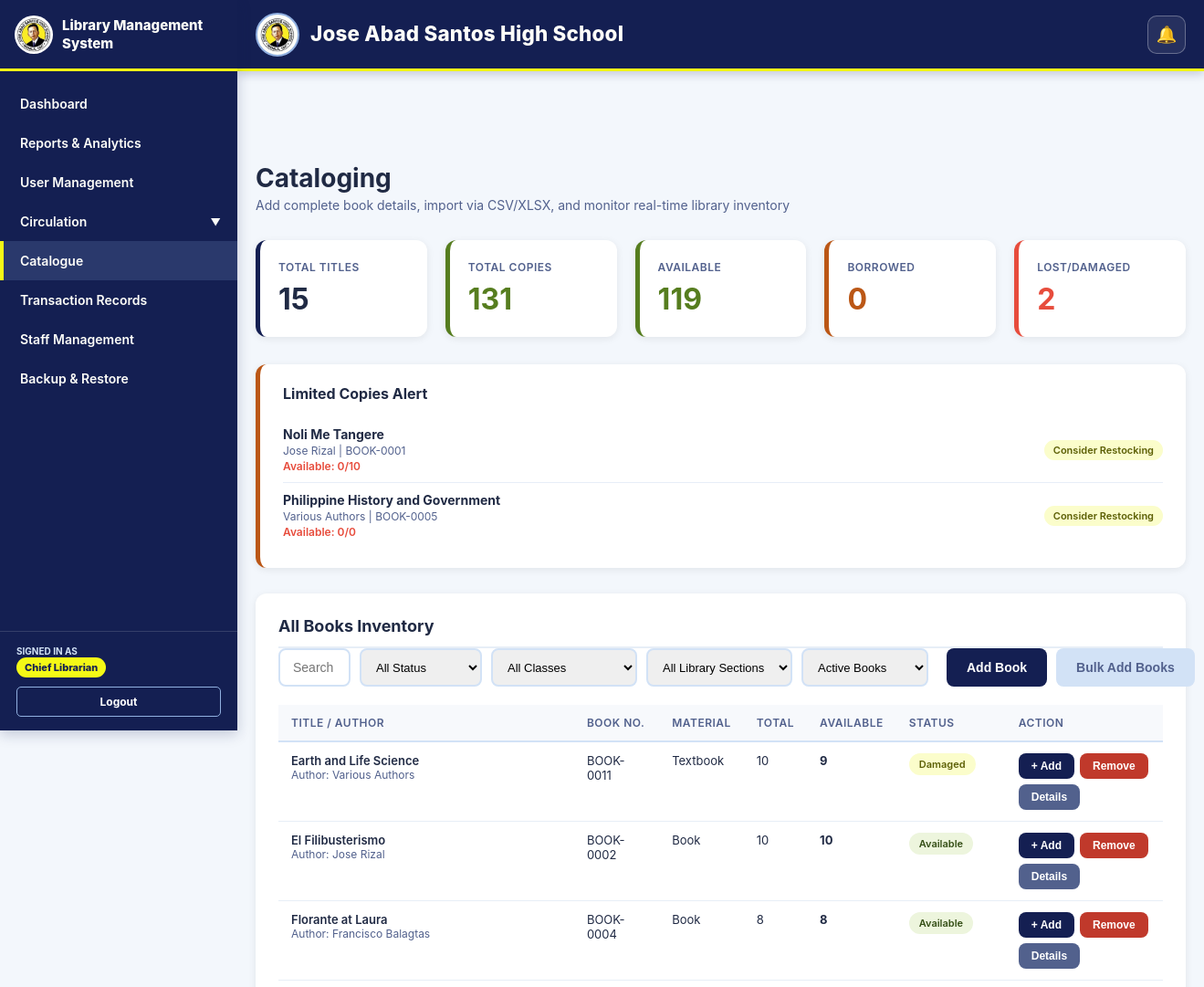
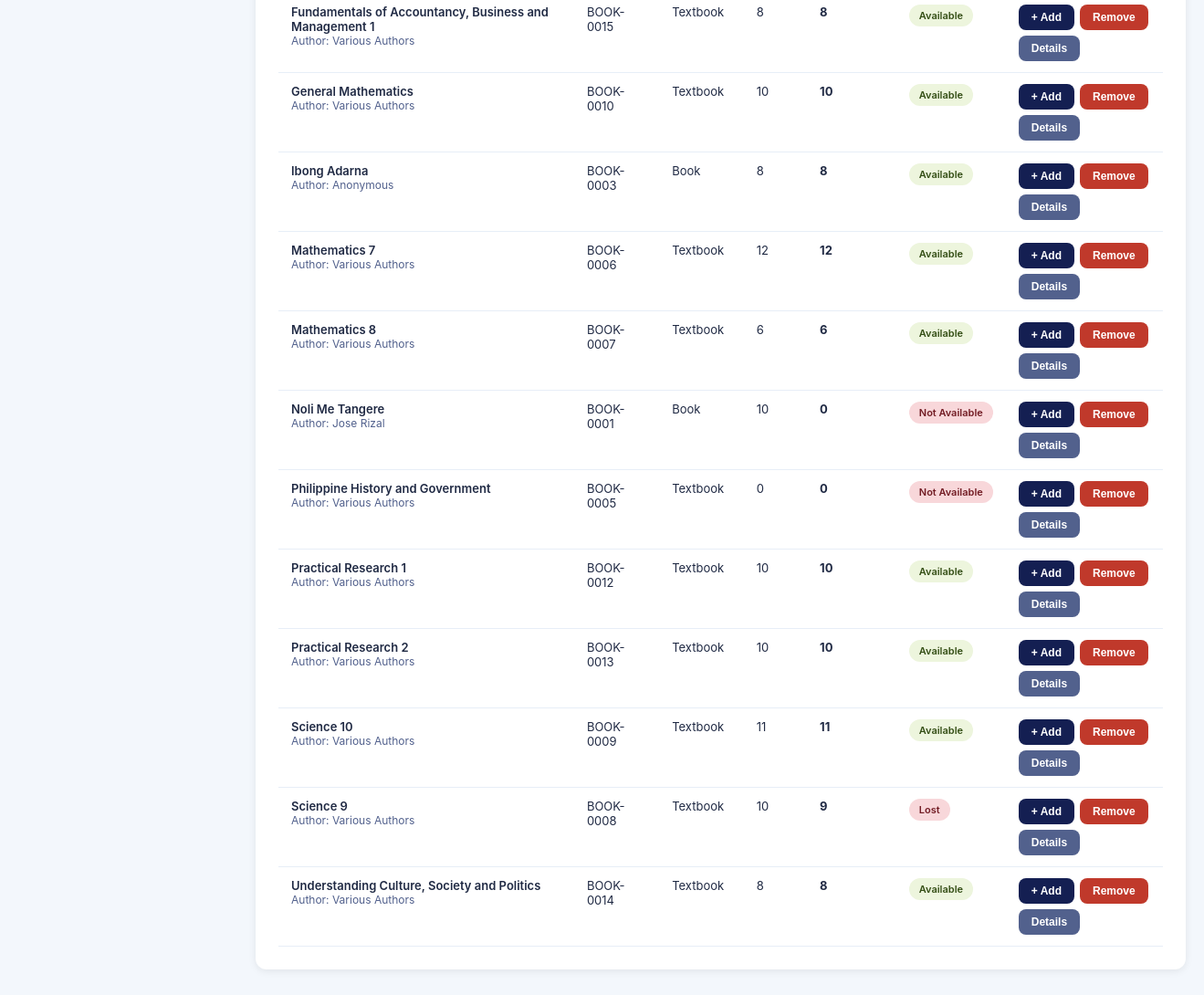
The page /admin/inventory.php (signed in) on the database its author committed (2 pictures, top to bottom).
### tables this page shows
CREATE TABLE `books` (
  `book_id` int NOT NULL,
  `title` varchar(255) NOT NULL,
  `author` varchar(255) NOT NULL,
  `co_authors` text,
  `place_of_publication` varchar(255) DEFAULT NULL,
  `publication_date` date DEFAULT NULL,
  `book_number` varchar(100) NOT NULL,
  `book_pages` int NOT NULL,
  `source_of_funds` varchar(255) DEFAULT NULL,
  `cost_price` decimal(10,2) DEFAULT NULL,
  `publisher` varchar(255) DEFAULT NULL,
  `edition` varchar(100) DEFAULT NULL,
  `volumes` varchar(100) DEFAULT NULL,
  `class` varchar(100) DEFAULT NULL,
  `type_of_material` varchar(100) DEFAULT NULL,
  `location_collection` varchar(255) DEFAULT NULL,
  `library_building` varchar(150) DEFAULT NULL,
  `shelf_number` varchar(100) DEFAULT NULL,
  `library_section` varchar(150) DEFAULT NULL,
  `qr_code` varchar(255) NOT NULL,
  `book_status` enum('available','out_of_stock','damaged','lost') NOT NULL DEFAULT 'available',
  `book_condition` varchar(20) NOT NULL DEFAULT 'New',
  `is_archived` tinyint(1) NOT NULL DEFAULT '0',
  `archived_at` datetime DEFAULT NULL,
  `archived_by` int DEFAULT NULL,
  `total_copies` int NOT NULL DEFAULT '1',
  `available_copies` int NOT NULL DEFAULT '1',
  `borrowed_copies` int NOT NULL DEFAULT '0',
  `lost_copies` int NOT NULL DEFAULT '0',
  `damaged_copies` int NOT NULL DEFAULT '0',
  `created_at` timestamp NOT NULL DEFAULT CURRENT_TIMESTAMP,
  `updated_at` timestamp NOT NULL DEFAULT CURRENT_TIMESTAMP ON UPDATE CURRENT_TIMESTAMP
);

### admin/inventory.php (the view, shortened to what this page needs)
<?php
require_once __DIR__ . '/../db.php';
function h($value) {
    return htmlspecialchars((string)($value ?? ''), ENT_QUOTES, 'UTF-8');
}
function getStatusBadge($available_copies, $total_copies, $book_status = '') {
    if ($book_status === 'lost') {
        return '<span class="badge badge-danger">Lost</span>';
    }
    if ($book_status === 'damaged') {
        return '<span class="badge badge-warning">Damaged</span>';
    }
    if ((int)$available_copies <= 0) {
        return '<span class="badge badge-danger">Not Available</span>';
    }
    return '<span class="badge badge-success">Available</span>';
}
function formatCoAuthorsForDisplay($value) {
    $parts = preg_split('/[\r\n;]+/', (string)$value);
    $clean = [];
    foreach ($parts as $part) {
        $name = trim((string)$part);
    }
    return implode(', ', $clean);
}
$stats = ['total_titles' => 0, 'total_copies' => 0, 'available_copies' => 0, 'borrowed_copies' => 0, 'lost_copies' => 0];
try {
    $stats_result = $conn->query("SELECT COUNT(*) AS total_titles, COALESCE(SUM(total_copies),0) AS total_copies, COALESCE(SUM(available_copies),0) AS available_copies, COALESCE(SUM(borrowed_copies),0) AS borrowed_copies, COALESCE(SUM(CASE WHEN book_status = 'lost' THEN CASE WHEN lost_copies > 0 THEN lost_copies ELSE total_copies END WHEN book_status = 'damaged' THEN CASE WHEN damaged_copies > 0 THEN damaged_copies ELSE total_copies END ELSE lost_copies + damaged_copies END),0) AS lost_copies FROM books WHERE is_archived = 0");
    if ($stats_result) {
        $stats = $stats_result->fetch_assoc();
    }
} catch (Exception $e) {
    logError('Error fetching inventory stats: ' . $e->getMessage());
}
$low_stock_books = [];
try {
    $low_stock_result = $conn->query('SELECT book_id, title, author, book_number, available_copies, total_copies FROM books WHERE is_archived = 0 AND available_copies <= 2 ORDER BY available_copies ASC, title ASC LIMIT 10');
    if ($low_stock_result) {
        while ($row = $low_stock_result->fetch_assoc()) {
            $low_stock_books[] = $row;
        }
    }
} catch (Exception $e) {
    logError('Error fetching low stock books: ' . $e->getMessage());
}
$archive_filter = $_GET['archive_filter'] ?? 'active';
$archive_where = $archive_filter === 'archived' ? 'WHERE is_archived = 1' : ($archive_filter === 'active' ? 'WHERE is_archived = 0' : '');
$all_books = [];
try {
    $books_result = $conn->query("SELECT book_id, title, author, co_authors, place_of_publication, publication_date, book_number, book_pages, source_of_funds, cost_price, publisher, edition, volumes, class, type_of_material, location_collection, library_building, shelf_number, library_section, book_condition, qr_code, total_copies, available_copies, borrowed_copies, lost_copies, damaged_copies, book_status, is_archived, archived_at, created_at FROM books {$archive_where} ORDER BY title ASC");
    if ($books_result) {
        while ($row = $books_result->fetch_assoc()) {
            $all_books[] = $row;
        }
    }
} catch (Exception $e) {
    logError('Error fetching books inventory: ' . $e->getMessage());
}
?>
<!DOCTYPE html>
<html lang="en">
<head>
</head>
<body>
    <?php include __DIR__ . '/../navbar.php'; ?>
    <?php include __DIR__ . '/../header.php'; ?>
    <div class="container">
        <div class="page-header">
            <div>
                <h1>Cataloging</h1>
                <p>Add complete book details, import via CSV/XLSX, and monitor real-time library inventory</p>
            </div>
        </div>
        <div class="stats-grid">
            <div class="stat-card blue"><div class="label">Total Titles</div><div class="value"><?php echo (int)$stats['total_titles']; ?></div></div>
            <div class="stat-card green"><div class="label">Total Copies</div><div class="value"><?php echo (int)$stats['total_copies']; ?></div></div>
            <div class="stat-card green"><div class="label">Available</div><div class="value"><?php echo (int)$stats['available_copies']; ?></div></div>
            <div class="stat-card orange"><div class="label">Borrowed</div><div class="value"><?php echo (int)$stats['borrowed_copies']; ?></div></div>
            <div class="stat-card red"><div class="label">Lost/Damaged</div><div class="value"><?php echo (int)$stats['lost_copies']; ?></div></div>
        </div>
        <div class="alert-panel">
            <h3>Limited Copies Alert</h3>
            <div class="alert-panel-content">
                <?php if (empty($low_stock_books)): ?>
                    <p class="no-low-stock">All books have sufficient stock</p>
                <?php else: ?>
                    <?php foreach ($low_stock_books as $book): ?>
                        <div class="low-stock-item">
                            <div class="low-stock-item-info">
                                <h4><?php echo h($book['title']); ?></h4>
                                <p><?php echo h($book['author']); ?><?php echo !empty($book['book_number']) ? ' | ' . h($book['book_number']) : ''; ?></p>
                                <p style="color:#e74c3c;font-weight:600;margin-top:2px;">
                                    Available: <?php echo (int)$book['available_copies']; ?>/<?php echo (int)$book['total_copies']; ?>
                                </p>
                            </div>
                            <span class="low-stock-badge">Consider Restocking</span>
                        </div>
                    <?php endforeach; ?>
                <?php endif; ?>
            </div>
        </div>
        <div class="table-section">
            <div class="inventory-left">
                    <h2>All Books Inventory</h2>
                </div>
            <div class="inventory-toolbar">
                <div class="inventory-center">
                    <input
                        type="text"
                        id="searchInput"
                        placeholder="Search title, author, book number..."
                        oninput="filterTable()"
                        class="search-input"
                    >
                    <select id="statusConditionFilter" class="filter-select" onchange="filterTable()">
                        <option value="">All Status</option>
                    </select>
                    <select id="classFilter" class="filter-select" onchange="filterTable()">
                        <option value="">All Classes</option>
                    </select>
                    <select id="sectionFilter" class="filter-select" onchange="filterTable()">
                        <option value="">All Library Sections</option>
                    </select>
                    <select id="archiveFilter" class="filter-select" onchange="applyInventoryFilters()">
                        <option value="active" <?php echo $archive_filter === 'active' ? 'selected' : ''; ?>>Active Books</option>
                    </select>
                </div>
                <div class="inventory-right">
                    <button
                        type="button"
                        class="btn-primary"
                        onclick="openAddBookForm()"
                    >
                        Add Book
                    </button>
                    <button
                        type="button"
                        class="btn-secondary"
                        onclick="openBulkModal()"
                    >
                        Bulk Add Books
                    </button>
                </div>
            </div>
            <?php if (empty($all_books)): ?>
                <div class="empty-message">No books in inventory yet.</div>
            <?php else: ?>
                <div class="table-wrapper">
                    <table class="inventory-compact-table">
                        <thead>
                            <tr>
                                <th>Title / Author</th>
                                <th>Book No.</th>
                                <th>Material</th>
                                <th>Total</th>
                                <th>Available</th>
                                <th>Status</th>
                                <th>Action</th>
                            </tr>
                        </thead>
                        <tbody>
                            <?php foreach ($all_books as $book): ?>
                                <tr data-search="<?php echo h($book['title'] . ' ' . $book['author'] . ' ' . $book['book_number']); ?>"
                                    data-status="<?php echo h($book['book_status'] ?? 'available'); ?>"
                                    data-condition="<?php echo h(($book['book_condition'] ?? '') === 'Old' ? 'Old' : ($book['book_condition'] ?? 'New')); ?>"
                                    data-class="<?php echo h($book['class'] ?? ''); ?>"
                                    data-section="<?php echo h($book['library_section'] ?? ($book['location_collection'] ?? '')); ?>">
                                    <td>
                                        <div class="book-title"><?php echo h($book['title']); ?></div>
                                        <div class="muted">Author: <?php echo h($book['author']); ?></div>
                                    </td>
                                    <td><?php echo h($book['book_number']); ?></td>
                                    <td><?php echo h($book['type_of_material']); ?></td>
                                    <td><?php echo (int)$book['total_copies']; ?></td>
                                    <td><strong><?php echo (int)$book['available_copies']; ?></strong></td>
                                    <td><?php echo (int)$book['is_archived'] === 1 ? '<span class="badge badge-danger">Archived</span>' : getStatusBadge($book['available_copies'], $book['total_copies'], $book['book_status']); ?></td>
                                    <td>
                                        <?php
                                            $book_modal_json = json_encode($book_modal_data, JSON_UNESCAPED_UNICODE | JSON_UNESCAPED_SLASHES);
                                        ?>
                                        <div class="inventory-action-group">
                                            <?php if ((int)$book['is_archived'] === 1): ?>
                                                <form method="POST" style="display:inline;" data-confirm-title="Restore Book" data-confirm-message="Restore this archived book to the active inventory? Its borrowing history will remain intact." data-confirm-text="Restore Book" data-confirm-danger="0">
                                                    <?php echo csrfField(); ?>
                                                    <input type="hidden" name="action" value="restore_book">
                                                    <input type="hidden" name="book_id" value="<?php echo (int)$book['book_id']; ?>">
                                                    <button type="submit" class="btn-primary" style="padding:7px 14px;font-size:12px;">Restore</button>
                                                </form>
                                            <?php else: ?>
                                                <button class="btn" type="button" style="padding:7px 14px;font-size:12px;" onclick="openAddCopiesModal(<?php echo (int)$book['book_id']; ?>,'<?php echo h($book['title']); ?>')">+ Add</button>
                                                <button type="button" class="btn-danger inventory-action-btn" data-action="remove" data-book-b64="<?php echo base64_encode($book_modal_json); ?>">Remove</button>
                                            <?php endif; ?>
                                            <button type="button" class="btn-details inventory-action-btn" data-action="details" data-book-b64="<?php echo base64_encode($book_modal_json); ?>">Details</button>
                                        </div>
                                    </td>
                                </tr>
                            <?php endforeach; ?>
                        </tbody>
                    </table>
                </div>
            <?php endif; ?>
        </div>
    </div>
</body>
</html>

### navbar.php (style rules this page uses)
:root { --sidebar-width: 260px; --jas-navy: #141F52; --jas-blue: #52618D; --jas-sky: #91B0E0; --jas-light: #D2E2F6; --jas-yellow: #F4F916; --jas-white: #FEFEF9; }
body { margin: 0; padding: 0; }
@media (min-width: 769px) { body { margin-left: var(--sidebar-width); } }

### rows shown on the page
books: title "Noli Me Tangere", author "Jose Rizal", book_number "BOOK-0001", available_copies "0", total_copies "10", type_of_material "Book", shows "Not Available"
books: title "Philippine History and Government", author "Various Authors", book_number "BOOK-0005", available_copies "0", total_copies "0", type_of_material "Textbook", shows "Not Available"
books: title "Earth and Life Science", author "Various Authors", book_number "BOOK-0011", type_of_material "Textbook", total_copies "10", available_copies "9", book_status "Damaged"
books: title "El Filibusterismo", author "Jose Rizal", book_number "BOOK-0002", type_of_material "Book", total_copies "10", available_copies "10"
books: title "Florante at Laura", author "Francisco Balagtas", book_number "BOOK-0004", type_of_material "Book", total_copies "8", available_copies "8"
books: title "Fundamentals of Accountancy, Business and Management 1", author "Various Authors", book_number "BOOK-0015", type_of_material "Textbook", total_copies "8", available_copies "8"
books: title "General Mathematics", author "Various Authors", book_number "BOOK-0010", type_of_material "Textbook", total_copies "10", available_copies "10"
books: title "Ibong Adarna", author "Anonymous", book_number "BOOK-0003", type_of_material "Book", total_copies "8", available_copies "8"
books: title "Mathematics 7", author "Various Authors", book_number "BOOK-0006", type_of_material "Textbook", total_copies "12", available_copies "12"
books: title "Mathematics 8", author "Various Authors", book_number "BOOK-0007", type_of_material "Textbook", total_copies "6", available_copies "6"
books: title "Practical Research 1", author "Various Authors", book_number "BOOK-0012", type_of_material "Textbook", total_copies "10", available_copies "10"
books: title "Practical Research 2", author "Various Authors", book_number "BOOK-0013", type_of_material "Textbook", total_copies "10", available_copies "10"
books: title "Science 10", author "Various Authors", book_number "BOOK-0009", type_of_material "Textbook", total_copies "11", available_copies "11"
books: title "Science 9", author "Various Authors", book_number "BOOK-0008", type_of_material "Textbook", total_copies "10", available_copies "9", book_status "Lost"
books: title "Understanding Culture, Society and Politics", author "Various Authors", book_number "BOOK-0014", type_of_material "Textbook", total_copies "8", available_copies "8"

### other values the page prints
$full_name "Chief Librarian"
$stats['total_titles'] "15"
$stats['total_copies'] "131"
$stats['available_copies'] "119"
$stats['borrowed_copies'] "0"
$stats['lost_copies'] "2"
